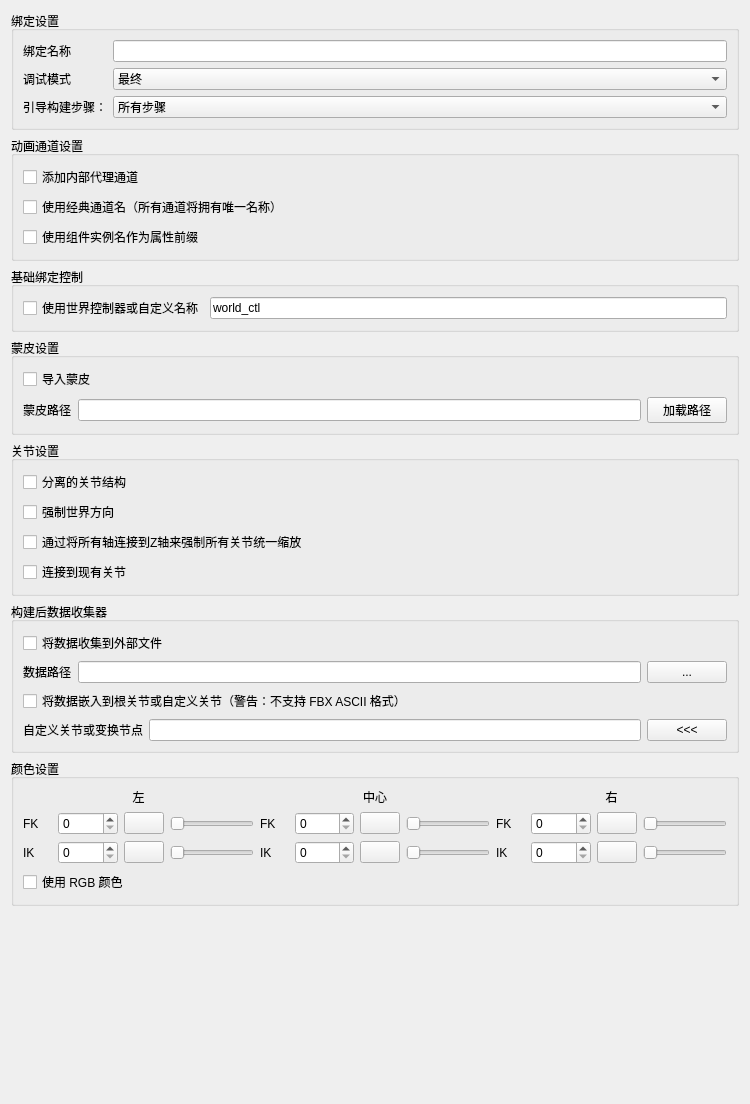
<?xml version="1.0" encoding="UTF-8"?>
<ui version="4.0">
 <class>Form</class>
 <widget class="QWidget" name="Form">
  <property name="geometry">
   <rect>
    <x>0</x>
    <y>0</y>
    <width>750</width>
    <height>1104</height>
   </rect>
  </property>
  <property name="windowTitle">
   <string>表单</string>
  </property>
  <layout class="QGridLayout" name="gridLayout_2">
   <item row="4" column="0">
    <widget class="QGroupBox" name="groupBox_3">
     <property name="sizePolicy">
      <sizepolicy hsizetype="Preferred" vsizetype="Fixed">
       <horstretch>0</horstretch>
       <verstretch>0</verstretch>
      </sizepolicy>
     </property>
     <property name="title">
      <string>关节设置</string>
     </property>
     <layout class="QGridLayout" name="gridLayout_5">
      <item row="1" column="0">
       <widget class="QCheckBox" name="jointWorldOri_checkBox">
        <property name="enabled">
         <bool>true</bool>
        </property>
        <property name="toolTip">
         <string>&lt;html&gt;&lt;head/&gt;&lt;body&gt;&lt;p&gt;强制所有关节在世界空间中定向&lt;/p&gt;&lt;/body&gt;&lt;/html&gt;</string>
        </property>
        <property name="text">
         <string>强制世界方向</string>
        </property>
       </widget>
      </item>
      <item row="3" column="0">
       <widget class="QCheckBox" name="connect_joints_checkBox">
        <property name="toolTip">
         <string>&lt;html&gt;&lt;head/&gt;&lt;body&gt;&lt;p&gt;启用此选项后，mGear Shifter 将尝试连接到场景中现有的关节&lt;/p&gt;&lt;p&gt;&lt;span style=&quot; font-weight:600;&quot;&gt;警告&lt;/span&gt;：关节的旋转值需要冻结为 0, 0, 0。&lt;/p&gt;&lt;p&gt;使用 Maya 的 修改 &amp;gt;&amp;gt; 冻结变换 命令来冻结旋转。打开命令选项并确保仅冻结旋转，然后再执行命令&lt;/p&gt;&lt;p&gt;冻结关节旋转步骤：&lt;/p&gt;&lt;p&gt;1. 选择要冻结的所有关节&lt;/p&gt;&lt;p&gt;2. 打开 Maya 的 修改 &amp;gt;&amp;gt; 冻结变换 选项并确保仅勾选旋转&lt;/p&gt;&lt;p&gt;3. 应用 修改 &amp;gt;&amp;gt; 冻结变换&lt;/p&gt;&lt;p&gt;&lt;br/&gt;&lt;/p&gt;&lt;/body&gt;&lt;/html&gt;</string>
        </property>
        <property name="text">
         <string>连接到现有关节</string>
        </property>
       </widget>
      </item>
      <item row="2" column="0">
       <widget class="QCheckBox" name="force_uniScale_checkBox">
        <property name="text">
         <string>通过将所有轴连接到Z轴来强制所有关节统一缩放</string>
        </property>
       </widget>
      </item>
      <item row="0" column="0">
       <widget class="QCheckBox" name="jointRig_checkBox">
        <property name="text">
         <string>分离的关节结构</string>
        </property>
       </widget>
      </item>
     </layout>
    </widget>
   </item>
   <item row="1" column="0">
    <widget class="QGroupBox" name="groupBox_6">
     <property name="title">
      <string>动画通道设置</string>
     </property>
     <layout class="QGridLayout" name="gridLayout_8">
      <item row="0" column="0">
       <widget class="QCheckBox" name="proxyChannels_checkBox">
        <property name="text">
         <string>添加内部代理通道</string>
        </property>
       </widget>
      </item>
      <item row="1" column="0">
       <widget class="QCheckBox" name="classicChannelNames_checkBox">
        <property name="toolTip">
         <string>&lt;html&gt;&lt;head/&gt;&lt;body&gt;&lt;p&gt;如果勾选此选项，通道名将使用唯一的完整名称。&lt;/p&gt;&lt;p align=&quot;center&quot;&gt;&lt;span style=&quot; font-weight:600;&quot;&gt;例如: &amp;quot;arm_L0_blend&amp;quot;&lt;/span&gt;&lt;br/&gt;&lt;/p&gt;&lt;p&gt;如果取消勾选，通道将使用简单名称。&lt;/p&gt;&lt;p align=&quot;center&quot;&gt;&lt;span style=&quot; font-weight:600;&quot;&gt;例如: &amp;quot;arm_blend&amp;quot;&lt;/span&gt;&lt;br/&gt;&lt;/p&gt;&lt;p&gt;&lt;span style=&quot; font-weight:600;&quot;&gt;注意&lt;/span&gt;：取消勾选选项时。如果通道宿主(uiHost)有2个或更多相同类型的组件，连接将在所有具有相同名称通道的组件之间共享。 &lt;/p&gt;&lt;p&gt;&lt;span style=&quot; font-weight:600;&quot;&gt;i.e:&lt;/span&gt; If we have 2 arms, the channels will be shared for both arms. To avoid this behaviour with the unchecked option, please use a unique channel host for each component.&lt;/p&gt;&lt;/body&gt;&lt;/html&gt;</string>
        </property>
        <property name="text">
         <string>使用经典通道名（所有通道将拥有唯一名称）</string>
        </property>
       </widget>
      </item>
      <item row="2" column="0">
       <widget class="QCheckBox" name="attrPrefix_checkBox">
        <property name="toolTip">
         <string>&lt;html&gt;&lt;head/&gt;&lt;body&gt;&lt;p&gt;如果勾选此选项，属性前缀将使用&lt;span style=&quot; font-style:italic; text-decoration: underline;&quot;&gt;组件实例名称&lt;/span&gt;而非&lt;span style=&quot; font-style:italic; text-decoration: underline;&quot;&gt;组件类型名称&lt;/span&gt;。&lt;/p&gt;&lt;p&gt;例如，如果使用 &amp;quot;&lt;span style=&quot; font-weight:600;&quot;&gt;arm_2jnt_01&lt;/span&gt;&amp;quot; 组件且取消勾选经典通道名选项，IK/FK 混合的名称将为 &amp;quot;&lt;span style=&quot; font-weight:600;&quot;&gt;arm_blend&lt;/span&gt;&amp;quot; &lt;/p&gt;&lt;p&gt;This will match the default name of the &lt;span style=&quot; font-style:italic; text-decoration: underline;&quot;&gt;component type&lt;/span&gt; &amp;quot;&lt;span style=&quot; font-weight:600;&quot;&gt;arm&lt;/span&gt;&amp;quot; but if we change the name of the &lt;span style=&quot; font-style:italic; text-decoration: underline;&quot;&gt;component instance&lt;/span&gt; for other: for example &amp;quot;&lt;span style=&quot; font-weight:600;&quot;&gt;limb&lt;/span&gt;&amp;quot; the attribute name will not change.&lt;/p&gt;&lt;p&gt;With this option checked the attribute name will match the &lt;span style=&quot; font-style:italic; text-decoration: underline;&quot;&gt;component instance name&lt;/span&gt; &amp;quot;&lt;span style=&quot; font-weight:600;&quot;&gt;limb&lt;/span&gt;&amp;quot; so the name of the attribute will be &amp;quot;&lt;span style=&quot; font-weight:600;&quot;&gt;limb_blend&lt;/span&gt;&amp;quot; and not the component type name.&lt;/p&gt;&lt;p&gt;this will also affect the way that the attributes are shared when we have a shared UI host.&lt;/p&gt;&lt;/body&gt;&lt;/html&gt;</string>
        </property>
        <property name="text">
         <string>使用组件实例名作为属性前缀</string>
        </property>
       </widget>
      </item>
     </layout>
    </widget>
   </item>
   <item row="0" column="0">
    <widget class="QGroupBox" name="groupBox">
     <property name="title">
      <string>绑定设置</string>
     </property>
     <layout class="QGridLayout" name="gridLayout_3">
      <item row="0" column="0">
       <layout class="QFormLayout" name="formLayout">
        <item row="0" column="0">
         <widget class="QLabel" name="rigName_label">
          <property name="text">
           <string>绑定名称</string>
          </property>
         </widget>
        </item>
        <item row="0" column="1">
         <widget class="QLineEdit" name="rigName_lineEdit"/>
        </item>
        <item row="1" column="0">
         <widget class="QLabel" name="mode_label">
          <property name="text">
           <string>调试模式</string>
          </property>
         </widget>
        </item>
        <item row="1" column="1">
         <widget class="QComboBox" name="mode_comboBox">
          <item>
           <property name="text">
            <string>最终</string>
           </property>
          </item>
          <item>
           <property name="text">
            <string>开发中</string>
           </property>
          </item>
         </widget>
        </item>
        <item row="2" column="0">
         <widget class="QLabel" name="step_label">
          <property name="text">
           <string>引导构建步骤：</string>
          </property>
         </widget>
        </item>
        <item row="2" column="1">
         <widget class="QComboBox" name="step_comboBox">
          <item>
           <property name="text">
            <string>所有步骤</string>
           </property>
          </item>
          <item>
           <property name="text">
            <string>对象</string>
           </property>
          </item>
          <item>
           <property name="text">
            <string>属性</string>
           </property>
          </item>
          <item>
           <property name="text">
            <string>运算器</string>
           </property>
          </item>
          <item>
           <property name="text">
            <string>连接</string>
           </property>
          </item>
          <item>
           <property name="text">
            <string>关节</string>
           </property>
          </item>
          <item>
           <property name="text">
            <string>完成</string>
           </property>
          </item>
         </widget>
        </item>
       </layout>
      </item>
     </layout>
    </widget>
   </item>
   <item row="2" column="0">
    <widget class="QGroupBox" name="groupBox_7">
     <property name="sizePolicy">
      <sizepolicy hsizetype="Preferred" vsizetype="Fixed">
       <horstretch>0</horstretch>
       <verstretch>0</verstretch>
      </sizepolicy>
     </property>
     <property name="title">
      <string>基础绑定控制</string>
     </property>
     <layout class="QHBoxLayout" name="horizontalLayout_9">
      <item>
       <widget class="QCheckBox" name="worldCtl_checkBox">
        <property name="toolTip">
         <string>&lt;html&gt;&lt;head/&gt;&lt;body&gt;&lt;p&gt;Shifter 默认创建一个名为 &amp;quot;&lt;span style=&quot; font-weight:600;&quot;&gt;global_C0_ctl&lt;/span&gt;&amp;quot; 的基础控制器。&lt;/p&gt;&lt;p&gt;由于此控制器无法从任何引导定位器访问，无法将其添加为空间参考。&lt;/p&gt;&lt;p&gt;如果启用此选项，基础控制器将命名为 &amp;quot;&lt;span style=&quot; font-weight:600;&quot;&gt;world_ctl&lt;/span&gt;&amp;quot;，我们可以将 &amp;quot;&lt;span style=&quot; font-weight:600;&quot;&gt;global_C0_ctl&lt;/span&gt;&amp;quot; 添加为常规的 &amp;quot;Control_01&amp;quot; 组件。&lt;/p&gt;&lt;p&gt;这样我们就可以将其用作空间参考。&lt;/p&gt;&lt;p&gt;双足引导模板已配置此结构。&lt;/p&gt;&lt;/body&gt;&lt;/html&gt;</string>
        </property>
        <property name="text">
         <string>使用世界控制器或自定义名称</string>
        </property>
       </widget>
      </item>
      <item>
       <widget class="QLineEdit" name="worldCtl_lineEdit">
        <property name="text">
         <string>world_ctl</string>
        </property>
       </widget>
      </item>
     </layout>
    </widget>
   </item>
   <item row="3" column="0">
    <widget class="QGroupBox" name="groupBox_2">
     <property name="title">
      <string>蒙皮设置</string>
     </property>
     <layout class="QGridLayout" name="gridLayout_4">
      <item row="0" column="0">
       <layout class="QVBoxLayout" name="verticalLayout">
        <item>
         <widget class="QCheckBox" name="importSkin_checkBox">
          <property name="text">
           <string>导入蒙皮</string>
          </property>
         </widget>
        </item>
        <item>
         <layout class="QHBoxLayout" name="horizontalLayout">
          <item>
           <widget class="QLabel" name="skin_label">
            <property name="text">
             <string>蒙皮路径</string>
            </property>
           </widget>
          </item>
          <item>
           <widget class="QLineEdit" name="skin_lineEdit"/>
          </item>
          <item>
           <widget class="QPushButton" name="loadSkinPath_pushButton">
            <property name="text">
             <string>加载路径</string>
            </property>
           </widget>
          </item>
         </layout>
        </item>
       </layout>
      </item>
     </layout>
    </widget>
   </item>
   <item row="6" column="0">
    <widget class="QGroupBox" name="groupBox_5">
     <property name="title">
      <string>颜色设置</string>
     </property>
     <layout class="QGridLayout" name="gridLayout_7">
      <item row="1" column="0">
       <widget class="QCheckBox" name="useRGB_checkBox">
        <property name="text">
         <string>使用 RGB 颜色</string>
        </property>
       </widget>
      </item>
      <item row="0" column="0">
       <layout class="QGridLayout" name="gridLayout_9">
        <item row="0" column="2">
         <widget class="QLabel" name="label_3">
          <property name="text">
           <string>右</string>
          </property>
          <property name="alignment">
           <set>Qt::AlignCenter</set>
          </property>
         </widget>
        </item>
        <item row="0" column="1">
         <widget class="QLabel" name="label_2">
          <property name="text">
           <string>中心</string>
          </property>
          <property name="alignment">
           <set>Qt::AlignCenter</set>
          </property>
         </widget>
        </item>
        <item row="1" column="1">
         <layout class="QGridLayout" name="gridLayout">
          <item row="0" column="0">
           <widget class="QLabel" name="fk_label_2">
            <property name="text">
             <string>FK</string>
            </property>
           </widget>
          </item>
          <item row="0" column="1">
           <widget class="QLabel" name="C_color_fk_label">
            <property name="sizePolicy">
             <sizepolicy hsizetype="Minimum" vsizetype="Preferred">
              <horstretch>0</horstretch>
              <verstretch>0</verstretch>
             </sizepolicy>
            </property>
            <property name="minimumSize">
             <size>
              <width>0</width>
              <height>0</height>
             </size>
            </property>
            <property name="text">
             <string/>
            </property>
           </widget>
          </item>
          <item row="0" column="2">
           <widget class="QSpinBox" name="C_color_fk_spinBox">
            <property name="sizePolicy">
             <sizepolicy hsizetype="Expanding" vsizetype="Fixed">
              <horstretch>0</horstretch>
              <verstretch>0</verstretch>
             </sizepolicy>
            </property>
            <property name="maximum">
             <number>31</number>
            </property>
           </widget>
          </item>
          <item row="0" column="3">
           <widget class="QPushButton" name="C_RGB_fk_pushButton">
            <property name="sizePolicy">
             <sizepolicy hsizetype="Fixed" vsizetype="Fixed">
              <horstretch>0</horstretch>
              <verstretch>0</verstretch>
             </sizepolicy>
            </property>
            <property name="maximumSize">
             <size>
              <width>16777215</width>
              <height>16777215</height>
             </size>
            </property>
            <property name="layoutDirection">
             <enum>Qt::LeftToRight</enum>
            </property>
            <property name="styleSheet">
             <string notr="true"/>
            </property>
            <property name="text">
             <string/>
            </property>
           </widget>
          </item>
          <item row="0" column="4">
           <widget class="QSlider" name="C_RGB_fk_slider">
            <property name="maximum">
             <number>255</number>
            </property>
            <property name="orientation">
             <enum>Qt::Horizontal</enum>
            </property>
           </widget>
          </item>
          <item row="1" column="0">
           <widget class="QLabel" name="ik_label_2">
            <property name="text">
             <string>IK</string>
            </property>
           </widget>
          </item>
          <item row="1" column="1">
           <widget class="QLabel" name="C_color_ik_label">
            <property name="sizePolicy">
             <sizepolicy hsizetype="Minimum" vsizetype="Preferred">
              <horstretch>0</horstretch>
              <verstretch>0</verstretch>
             </sizepolicy>
            </property>
            <property name="minimumSize">
             <size>
              <width>0</width>
              <height>0</height>
             </size>
            </property>
            <property name="text">
             <string/>
            </property>
           </widget>
          </item>
          <item row="1" column="2">
           <widget class="QSpinBox" name="C_color_ik_spinBox">
            <property name="sizePolicy">
             <sizepolicy hsizetype="Expanding" vsizetype="Fixed">
              <horstretch>0</horstretch>
              <verstretch>0</verstretch>
             </sizepolicy>
            </property>
            <property name="maximum">
             <number>31</number>
            </property>
           </widget>
          </item>
          <item row="1" column="3">
           <widget class="QPushButton" name="C_RGB_ik_pushButton">
            <property name="sizePolicy">
             <sizepolicy hsizetype="Fixed" vsizetype="Fixed">
              <horstretch>0</horstretch>
              <verstretch>0</verstretch>
             </sizepolicy>
            </property>
            <property name="maximumSize">
             <size>
              <width>16777215</width>
              <height>16777215</height>
             </size>
            </property>
            <property name="layoutDirection">
             <enum>Qt::LeftToRight</enum>
            </property>
            <property name="styleSheet">
             <string notr="true"/>
            </property>
            <property name="text">
             <string/>
            </property>
           </widget>
          </item>
          <item row="1" column="4">
           <widget class="QSlider" name="C_RGB_ik_slider">
            <property name="maximum">
             <number>255</number>
            </property>
            <property name="orientation">
             <enum>Qt::Horizontal</enum>
            </property>
           </widget>
          </item>
         </layout>
        </item>
        <item row="1" column="2">
         <layout class="QGridLayout" name="gridLayout_10">
          <item row="0" column="0">
           <widget class="QLabel" name="fk_label_3">
            <property name="text">
             <string>FK</string>
            </property>
           </widget>
          </item>
          <item row="0" column="1">
           <widget class="QLabel" name="R_color_fk_label">
            <property name="sizePolicy">
             <sizepolicy hsizetype="Minimum" vsizetype="Preferred">
              <horstretch>0</horstretch>
              <verstretch>0</verstretch>
             </sizepolicy>
            </property>
            <property name="minimumSize">
             <size>
              <width>0</width>
              <height>0</height>
             </size>
            </property>
            <property name="text">
             <string/>
            </property>
           </widget>
          </item>
          <item row="0" column="2">
           <widget class="QSpinBox" name="R_color_fk_spinBox">
            <property name="sizePolicy">
             <sizepolicy hsizetype="Expanding" vsizetype="Fixed">
              <horstretch>0</horstretch>
              <verstretch>0</verstretch>
             </sizepolicy>
            </property>
            <property name="maximum">
             <number>31</number>
            </property>
           </widget>
          </item>
          <item row="0" column="3">
           <widget class="QPushButton" name="R_RGB_fk_pushButton">
            <property name="sizePolicy">
             <sizepolicy hsizetype="Fixed" vsizetype="Fixed">
              <horstretch>0</horstretch>
              <verstretch>0</verstretch>
             </sizepolicy>
            </property>
            <property name="maximumSize">
             <size>
              <width>16777215</width>
              <height>16777215</height>
             </size>
            </property>
            <property name="layoutDirection">
             <enum>Qt::LeftToRight</enum>
            </property>
            <property name="styleSheet">
             <string notr="true"/>
            </property>
            <property name="text">
             <string/>
            </property>
           </widget>
          </item>
          <item row="0" column="4">
           <widget class="QSlider" name="R_RGB_fk_slider">
            <property name="maximum">
             <number>255</number>
            </property>
            <property name="orientation">
             <enum>Qt::Horizontal</enum>
            </property>
           </widget>
          </item>
          <item row="1" column="0">
           <widget class="QLabel" name="ik_label_3">
            <property name="text">
             <string>IK</string>
            </property>
           </widget>
          </item>
          <item row="1" column="1">
           <widget class="QLabel" name="R_color_ik_label">
            <property name="sizePolicy">
             <sizepolicy hsizetype="Minimum" vsizetype="Preferred">
              <horstretch>0</horstretch>
              <verstretch>0</verstretch>
             </sizepolicy>
            </property>
            <property name="minimumSize">
             <size>
              <width>0</width>
              <height>0</height>
             </size>
            </property>
            <property name="text">
             <string/>
            </property>
           </widget>
          </item>
          <item row="1" column="2">
           <widget class="QSpinBox" name="R_color_ik_spinBox">
            <property name="sizePolicy">
             <sizepolicy hsizetype="Expanding" vsizetype="Fixed">
              <horstretch>0</horstretch>
              <verstretch>0</verstretch>
             </sizepolicy>
            </property>
            <property name="maximum">
             <number>31</number>
            </property>
           </widget>
          </item>
          <item row="1" column="3">
           <widget class="QPushButton" name="R_RGB_ik_pushButton">
            <property name="enabled">
             <bool>true</bool>
            </property>
            <property name="sizePolicy">
             <sizepolicy hsizetype="Fixed" vsizetype="Fixed">
              <horstretch>0</horstretch>
              <verstretch>0</verstretch>
             </sizepolicy>
            </property>
            <property name="maximumSize">
             <size>
              <width>16777215</width>
              <height>16777215</height>
             </size>
            </property>
            <property name="layoutDirection">
             <enum>Qt::LeftToRight</enum>
            </property>
            <property name="styleSheet">
             <string notr="true"/>
            </property>
            <property name="text">
             <string/>
            </property>
           </widget>
          </item>
          <item row="1" column="4">
           <widget class="QSlider" name="R_RGB_ik_slider">
            <property name="maximum">
             <number>255</number>
            </property>
            <property name="orientation">
             <enum>Qt::Horizontal</enum>
            </property>
           </widget>
          </item>
         </layout>
        </item>
        <item row="0" column="0">
         <widget class="QLabel" name="label">
          <property name="text">
           <string>左</string>
          </property>
          <property name="alignment">
           <set>Qt::AlignCenter</set>
          </property>
         </widget>
        </item>
        <item row="1" column="0">
         <layout class="QGridLayout" name="gridLayout_11">
          <item row="0" column="0">
           <widget class="QLabel" name="fk_label">
            <property name="text">
             <string>FK</string>
            </property>
           </widget>
          </item>
          <item row="0" column="1">
           <widget class="QLabel" name="L_color_fk_label">
            <property name="sizePolicy">
             <sizepolicy hsizetype="Minimum" vsizetype="Preferred">
              <horstretch>0</horstretch>
              <verstretch>0</verstretch>
             </sizepolicy>
            </property>
            <property name="minimumSize">
             <size>
              <width>0</width>
              <height>0</height>
             </size>
            </property>
            <property name="text">
             <string/>
            </property>
           </widget>
          </item>
          <item row="0" column="2">
           <widget class="QSpinBox" name="L_color_fk_spinBox">
            <property name="sizePolicy">
             <sizepolicy hsizetype="Expanding" vsizetype="Fixed">
              <horstretch>0</horstretch>
              <verstretch>0</verstretch>
             </sizepolicy>
            </property>
            <property name="maximum">
             <number>31</number>
            </property>
           </widget>
          </item>
          <item row="0" column="3">
           <widget class="QPushButton" name="L_RGB_fk_pushButton">
            <property name="sizePolicy">
             <sizepolicy hsizetype="Fixed" vsizetype="Fixed">
              <horstretch>0</horstretch>
              <verstretch>0</verstretch>
             </sizepolicy>
            </property>
            <property name="maximumSize">
             <size>
              <width>16777215</width>
              <height>16777215</height>
             </size>
            </property>
            <property name="layoutDirection">
             <enum>Qt::LeftToRight</enum>
            </property>
            <property name="styleSheet">
             <string notr="true"/>
            </property>
            <property name="text">
             <string/>
            </property>
           </widget>
          </item>
          <item row="0" column="4">
           <widget class="QSlider" name="L_RGB_fk_slider">
            <property name="maximum">
             <number>255</number>
            </property>
            <property name="orientation">
             <enum>Qt::Horizontal</enum>
            </property>
           </widget>
          </item>
          <item row="1" column="0">
           <widget class="QLabel" name="ik_label">
            <property name="text">
             <string>IK</string>
            </property>
           </widget>
          </item>
          <item row="1" column="1">
           <widget class="QLabel" name="L_color_ik_label">
            <property name="sizePolicy">
             <sizepolicy hsizetype="Minimum" vsizetype="Preferred">
              <horstretch>0</horstretch>
              <verstretch>0</verstretch>
             </sizepolicy>
            </property>
            <property name="minimumSize">
             <size>
              <width>0</width>
              <height>0</height>
             </size>
            </property>
            <property name="text">
             <string/>
            </property>
           </widget>
          </item>
          <item row="1" column="2">
           <widget class="QSpinBox" name="L_color_ik_spinBox">
            <property name="sizePolicy">
             <sizepolicy hsizetype="Expanding" vsizetype="Fixed">
              <horstretch>0</horstretch>
              <verstretch>0</verstretch>
             </sizepolicy>
            </property>
            <property name="maximum">
             <number>31</number>
            </property>
           </widget>
          </item>
          <item row="1" column="3">
           <widget class="QPushButton" name="L_RGB_ik_pushButton">
            <property name="sizePolicy">
             <sizepolicy hsizetype="Fixed" vsizetype="Fixed">
              <horstretch>0</horstretch>
              <verstretch>0</verstretch>
             </sizepolicy>
            </property>
            <property name="maximumSize">
             <size>
              <width>16777215</width>
              <height>16777215</height>
             </size>
            </property>
            <property name="layoutDirection">
             <enum>Qt::LeftToRight</enum>
            </property>
            <property name="styleSheet">
             <string notr="true"/>
            </property>
            <property name="text">
             <string/>
            </property>
           </widget>
          </item>
          <item row="1" column="4">
           <widget class="QSlider" name="L_RGB_ik_slider">
            <property name="maximum">
             <number>255</number>
            </property>
            <property name="orientation">
             <enum>Qt::Horizontal</enum>
            </property>
           </widget>
          </item>
         </layout>
        </item>
       </layout>
      </item>
     </layout>
    </widget>
   </item>
   <item row="5" column="0">
    <widget class="QGroupBox" name="groupBox_8">
     <property name="title">
      <string>构建后数据收集器</string>
     </property>
     <layout class="QGridLayout" name="gridLayout_12">
      <item row="0" column="0">
       <layout class="QVBoxLayout" name="verticalLayout_5">
        <item>
         <widget class="QCheckBox" name="dataCollector_checkBox">
          <property name="toolTip">
           <string>&lt;html&gt;&lt;head/&gt;&lt;body&gt;&lt;p&gt;收集的数据将存储在绑定的根关节中（如果存在）。&lt;/p&gt;&lt;p&gt;根关节是绑定中创建的第一个关节，不一定要命名为 &amp;quot;root&amp;quot;&lt;/p&gt;&lt;p&gt;如果提供了路径，数据也将存储在外部 JSON 文件中&lt;/p&gt;&lt;/body&gt;&lt;/html&gt;</string>
          </property>
          <property name="text">
           <string>将数据收集到外部文件</string>
          </property>
         </widget>
        </item>
        <item>
         <layout class="QHBoxLayout" name="horizontalLayout_3">
          <item>
           <widget class="QLabel" name="dataCollector_label">
            <property name="text">
             <string>数据路径</string>
            </property>
           </widget>
          </item>
          <item>
           <widget class="QLineEdit" name="dataCollectorPath_lineEdit"/>
          </item>
          <item>
           <widget class="QPushButton" name="dataCollectorPath_pushButton">
            <property name="text">
             <string>...</string>
            </property>
           </widget>
          </item>
         </layout>
        </item>
       </layout>
      </item>
      <item row="1" column="0">
       <layout class="QVBoxLayout" name="verticalLayout_6">
        <item>
         <widget class="QCheckBox" name="dataCollectorEmbbeded_checkBox">
          <property name="toolTip">
           <string>&lt;html&gt;&lt;head/&gt;&lt;body&gt;&lt;p&gt;收集的数据将存储在绑定的根关节中（如果存在）。&lt;/p&gt;&lt;p&gt;根关节是绑定中创建的第一个关节，不一定是名为 &amp;quot;root&amp;quot; 的关节。&lt;/p&gt;&lt;p&gt;如果提供了路径，数据也会存储在外部 JSON 文件中。&lt;/p&gt;&lt;/body&gt;&lt;/html&gt;</string>
          </property>
          <property name="text">
           <string>将数据嵌入到根关节或自定义关节（警告：不支持 FBX ASCII 格式）</string>
          </property>
         </widget>
        </item>
        <item>
         <layout class="QHBoxLayout" name="horizontalLayout_4">
          <item>
           <widget class="QLabel" name="dataCollectorEmbbeded_label">
            <property name="text">
             <string>自定义关节或变换节点</string>
            </property>
           </widget>
          </item>
          <item>
           <widget class="QLineEdit" name="dataCollectorCustomJoint_lineEdit"/>
          </item>
          <item>
           <widget class="QPushButton" name="dataCollectorPathEmbbeded_pushButton">
            <property name="text">
             <string>&lt;&lt;&lt;</string>
            </property>
           </widget>
          </item>
         </layout>
        </item>
       </layout>
      </item>
     </layout>
    </widget>
   </item>
   <item row="7" column="0">
    <spacer name="verticalSpacer">
     <property name="orientation">
      <enum>Qt::Vertical</enum>
     </property>
     <property name="sizeHint" stdset="0">
      <size>
       <width>20</width>
       <height>40</height>
      </size>
     </property>
    </spacer>
   </item>
  </layout>
 </widget>
 <resources/>
 <connections>
  <connection>
   <sender>jointRig_checkBox</sender>
   <signal>clicked(bool)</signal>
   <receiver>jointWorldOri_checkBox</receiver>
   <slot>setEnabled(bool)</slot>
   <hints>
    <hint type="sourcelabel">
     <x>39</x>
     <y>555</y>
    </hint>
    <hint type="destinationlabel">
     <x>44</x>
     <y>584</y>
    </hint>
   </hints>
  </connection>
 </connections>
</ui>
